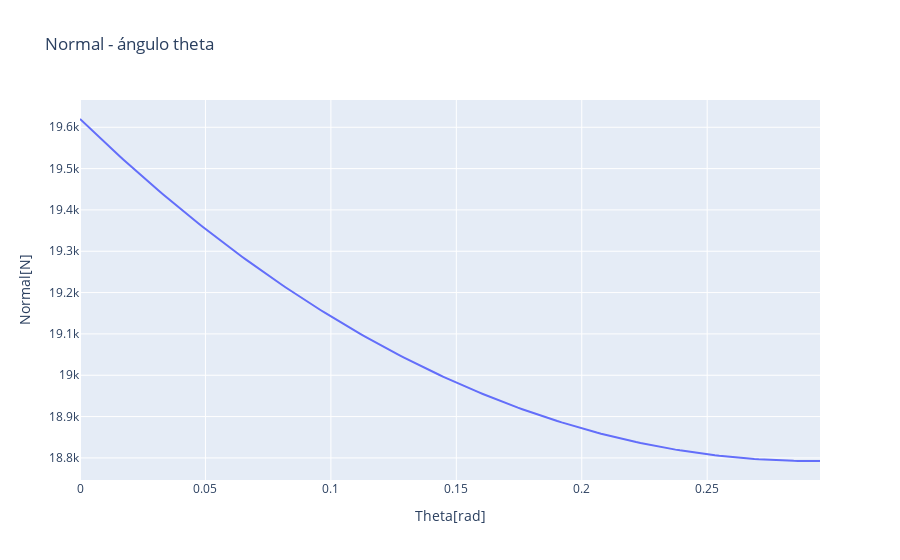

The cell this chart's notebook holds for it:
### Markdown cell above
**Literal a**<br>
DCL<br>
![11.png](attachment:0f80504a-d34b-45c5-9c0c-ccbb87db402f.png)

Planteamiento de ecuaciones<br>
Sumatoria de fuerzas en el eje x<br>
$\sum \vec{F_{x}}=0$<br>$Nsen(\Theta )-Frcos(\Theta )=0$<br>$Nsen(\Theta )-N\mu cos(\Theta )=0$<br>
$N(sen(\Theta )-\mu cos(\Theta ))=0$<br>
$N=0$<br>
$sen(\Theta )-\mu cos(\Theta )=0$<br>
$sen(\Theta )=\mu cos(\Theta )$<br>
$tan(\Theta )=\mu $<br>
$\Theta =16.70° = 0.29 rad$<br>

Sumatoria de fuerzas en el eje y<br>
$\sum \vec{F_{y}}=0$<br>$Ncos(\Theta )+Frsen(\Theta )-mg=0$<br>
$Ncos(\Theta )+N\mu sen(\Theta )-mg=0$<br>
$N(cos(\Theta )+\mu sen(\Theta ))=mg$<br>
$N=\frac{mg}{cos(\Theta )+\mu sen(\Theta )}$<br>
Se grafica la ecuación

### Code cell
import numpy as np #importar libreria matematica
import plotly.express as px #herramienta de plot
import plotly.graph_objects as go

#Ejercico que no se grabó

#datos
m=2000
g=9.81
u=0.3

R = 16/1000 #[m]
O=2000*((2*np.pi)/60) #[rad/s]
#análisis
th=np.arange(0,17,0.1) #creando lista numérica
vth = np.array(np.deg2rad(th)) #transformado a una matriz
vs=m*g/(u*np.sin(vth)+np.cos(vth))
#plot
fig=px.line(x=vth,y=vs,labels={'x':'Theta[rad]','y':'Normal[N]'},title="Normal - ángulo theta")
fig.show()

### Figure 1 — Plotly figure (JSON) as saved in the notebook; plotly's stock layout.template omitted (floating-point values rounded to 4 significant figures; data arrays with more than 128 entries replaced by an {"elided": "..."} marker saying what was removed)
{"data": [{"hovertemplate": "Theta[rad]=%{x}<br>Normal[N]=%{y}<extra></extra>", "legendgroup": "", "line": {"color": "#636efa", "dash": "solid"}, "mode": "lines", "name": "", "orientation": "v", "showlegend": false, "type": "scatter", "x": {"elided": "170 float values"}, "xaxis": "x", "y": {"elided": "170 float values"}, "yaxis": "y"}], "layout": {"autosize": true, "legend": {"tracegroupgap": 0}, "title": {"text": "Normal - ángulo theta"}, "xaxis": {"anchor": "y", "autorange": true, "domain": [0, 1], "range": [0, 0.295], "title": {"text": "Theta[rad]"}, "type": "linear"}, "yaxis": {"anchor": "x", "autorange": true, "domain": [0, 1], "range": [18750.0, 19670.0], "title": {"text": "Normal[N]"}, "type": "linear"}}}
